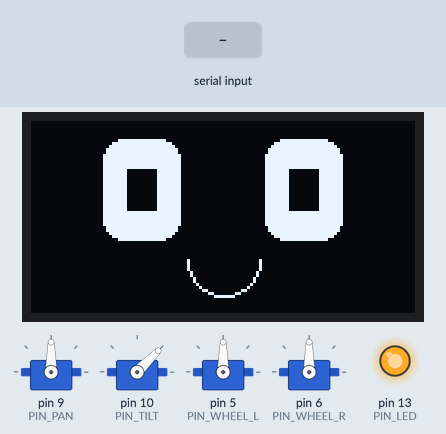
Bench run of a sketch on a simulated Arduino Nano, built with avr-gcc and run on an emulated ATmega328P. Parts: 128×64 one-colour display, 4 × servo, output pins drawn as LEDs (lit = HIGH). Dashed ring = blinking. Inputs (shaded band) come from the test bench. Random numbers use the default seed unless the sketch sets one; what the sketch prints to the serial monitor is not drawn.

Above: at 1.2 s.
1.3 s: "W-60,60\n" received over Serial
At 3.21 s:
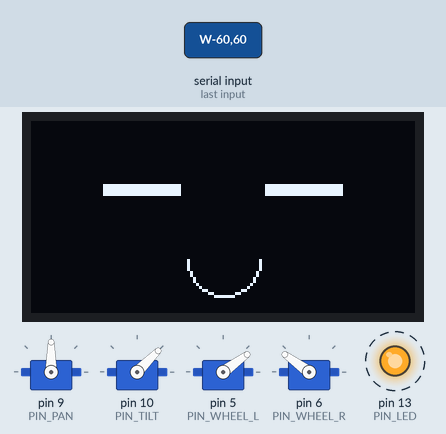
4.0 s: "W,45\n" received over Serial
At 4.27 s:
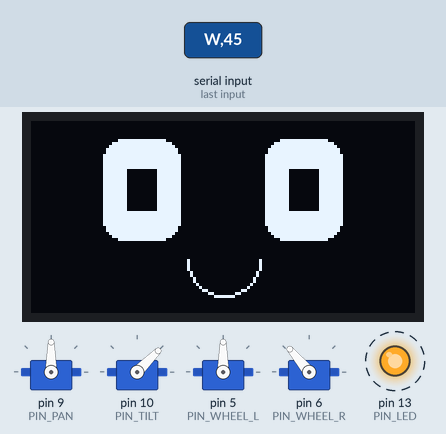
7.0 s: "S90\n" received over Serial
At 7.77 s:
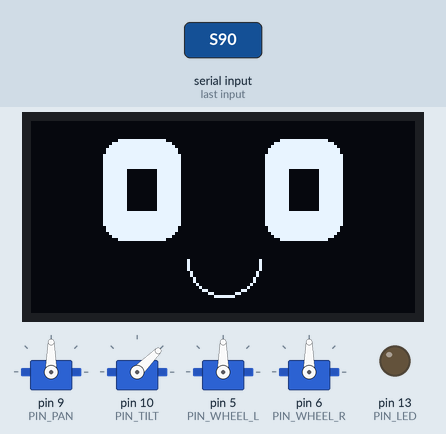
Timing chart, 0 to 16.0 s (numbered marks = the images above; inputs shaded):
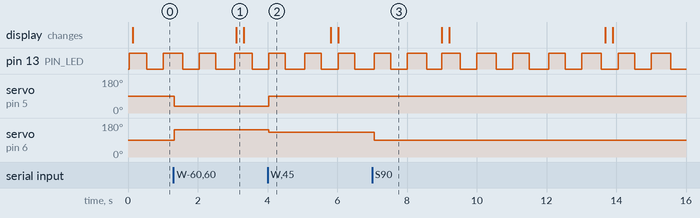

The sketch:

aria_body.ino
```cpp
/*
 * ARIA robot body firmware — Arduino Nano (ATmega328P / CH340 clone)
 *
 * Gives ARIA a physical desktop body with ZERO soldering:
 *   1. Plug the Nano into a Nano sensor shield (screw/plug headers, no solder).
 *   2. Plug head servos into the shield's D9 (pan) / D10 (tilt) headers.
 *   3. (Phase 2) Plug continuous-rotation wheel servos into D5 / D6.
 *   4. Power the servos from a 4xAA battery pack into the shield's servo
 *      power terminal block (NOT from USB — servos brown-out USB power).
 *   5. Optional face: 1.3" SH1106 OLED (128x64, I2C) on SDA=A4 / SCL=A5.
 *      Set FACE_OLED to 0 to build without the display.
 *   6. Flash this sketch once via Arduino IDE (Tools > Board > Arduino Nano,
 *      Processor > ATmega328P (Old Bootloader) for most clones).
 *      With FACE_OLED=1, install the "U8g2" library first
 *      (Sketch > Include Library > Manage Libraries > search "U8g2").
 *
 * Serial protocol @ 115200 baud, one command per line:
 *   P<pan>T<tilt>\n    head servos — pan 0-180, tilt 0-90.  e.g. "P90T45"
 *   W<l>,<r>\n        wheels — each -100..100 (continuous-rotation servos,
 *                      0 = stopped).                        e.g. "W-60,60"
 *   S\n               stop wheels + center head
 *
 * Matches aria/tools/hardware_proto.py (encode_servo / encode_drive /
 * encode_stop) and the move_head_servos / drive_wheels / body_stop tools.
 */

// ---- Face: animated OLED eyes + smile (optional) ----
#define FACE_OLED 1   // set to 0 to build without the display

#include <Servo.h>

#if FACE_OLED
#include <U8g2lib.h>
// 1.3" 128x64 SH1106 OLED over I2C (e.g. Inland KS0056 set to I2C mode).
// Nano I2C pins: SDA = A4, SCL = A5. Page-buffer mode keeps RAM use tiny.
U8G2_SH1106_128X64_NONAME_1_HW_I2C u8g2(U8G2_R0, /* reset=*/ U8X8_PIN_NONE);

static const uint8_t EYE_W = 26, EYE_H = 34, EYE_R = 7, EYE_Y = 6;
static const uint8_t EYE_LX = 24, EYE_RX = 78;

int pupTX = 0, pupTY = 0;   // pupil target offset (px)
int pupX = 0, pupY = 0;     // pupil current offset, eased toward target
unsigned long faceLast = 0;
const unsigned long FACE_MS = 60;      // face redraw cadence
unsigned long blinkAt = 3000;          // next scheduled blink (ms)
unsigned long blinkEnd = 0;            // current blink release time (ms)

// Declared below with the motion state; faceTick reads the head targets.
extern int panTgt, tiltTgt;

void faceTick(unsigned long now) {
  if (now - faceLast < FACE_MS) return;
  faceLast = now;

  // Pupils follow where the head is told to look — eyes glance with the neck.
  pupTX = map(panTgt, 0, 180, -8, 8);
  pupTY = map(tiltTgt, 0, 90, 5, -5);
  pupX += (pupTX - pupX) / 2;
  pupY += (pupTY - pupY) / 2;

  if (now >= blinkAt) {                // schedule the next blink
    blinkEnd = now + 140;
    blinkAt = now + 2500UL + random(2500UL);
  }
  bool closed = now < blinkEnd;

  u8g2.firstPage();
  do {
    if (closed) {
      // blink: eyes become thin lines
      u8g2.drawBox(EYE_LX, EYE_Y + EYE_H / 2 - 2, EYE_W, 4);
      u8g2.drawBox(EYE_RX, EYE_Y + EYE_H / 2 - 2, EYE_W, 4);
    } else {
      u8g2.drawRBox(EYE_LX, EYE_Y, EYE_W, EYE_H, EYE_R);
      u8g2.drawRBox(EYE_RX, EYE_Y, EYE_W, EYE_H, EYE_R);
      u8g2.setDrawColor(0);            // pupils punch out of the white eyes
      u8g2.drawBox(EYE_LX + EYE_W / 2 - 5 + pupX, EYE_Y + EYE_H / 2 - 7 + pupY, 10, 14);
      u8g2.drawBox(EYE_RX + EYE_W / 2 - 5 + pupX, EYE_Y + EYE_H / 2 - 7 + pupY, 10, 14);
      u8g2.setDrawColor(1);
    }
    // smile
    u8g2.drawCircle(64, 46, 12, U8G2_DRAW_LOWER_LEFT | U8G2_DRAW_LOWER_RIGHT);
  } while (u8g2.nextPage());
}
#endif

// ---- Pin map (PWM-capable pins on the Nano) ----
static const uint8_t PIN_PAN    = 9;    // head pan servo (SG90)
static const uint8_t PIN_TILT   = 10;   // head tilt servo (SG90)
static const uint8_t PIN_WHEEL_L = 5;   // left wheel (FS90R continuous)
static const uint8_t PIN_WHEEL_R = 6;   // right wheel (FS90R continuous)
static const uint8_t PIN_LED    = 13;   // heartbeat

Servo panServo, tiltServo, wheelL, wheelR;

// Eased head motion: current -> target a few degrees per tick (non-blocking).
int panCur = 90, tiltCur = 45;
int panTgt = 90, tiltTgt = 45;
unsigned long lastStep = 0;
const unsigned long STEP_MS = 15;   // ~4 deg per 15ms => smooth, not sluggish

char lineBuf[32];
uint8_t lineLen = 0;

int clampInt(int v, int lo, int hi) {
  if (v < lo) return lo;
  if (v > hi) return hi;
  return v;
}

// Continuous-rotation servo: -100..100 -> 0..180us-style angle, 90 = stop.
int wheelToAngle(int v) {
  v = clampInt(v, -100, 100);
  return 90 + (v * 90) / 100;
}

void handleLine(char *line) {
  if (line[0] == 'P') {
    // P<pan>T<tilt>
    char *t = strchr(line, 'T');
    if (t) {
      *t = '\0';
      panTgt  = clampInt(atoi(line + 1), 0, 180);
      tiltTgt = clampInt(atoi(t + 1), 0, 90);
      Serial.print(F("ok head "));
      Serial.print(panTgt);
      Serial.print(' ');
      Serial.println(tiltTgt);
    }
  } else if (line[0] == 'W') {
    // W<l>,<r>
    char *c = strchr(line, ',');
    if (c) {
      *c = '\0';
      int l = clampInt(atoi(line + 1), -100, 100);
      int r = clampInt(atoi(c + 1), -100, 100);
      wheelL.write(wheelToAngle(l));
      wheelR.write(wheelToAngle(r));
      Serial.print(F("ok wheels "));
      Serial.print(l);
      Serial.print(' ');
      Serial.println(r);
    }
  } else if (line[0] == 'S') {
    wheelL.write(90);
    wheelR.write(90);
    panTgt = 90;
    tiltTgt = 45;
    Serial.println(F("ok stop"));
  }
}

void setup() {
  Serial.begin(115200);
#if FACE_OLED
  u8g2.begin();
  randomSeed(analogRead(A0));
#endif
  panServo.attach(PIN_PAN);
  tiltServo.attach(PIN_TILT);
  wheelL.attach(PIN_WHEEL_L);
  wheelR.attach(PIN_WHEEL_R);
  wheelL.write(90);   // wheels stopped
  wheelR.write(90);
  panServo.write(panCur);
  tiltServo.write(tiltCur);
  pinMode(PIN_LED, OUTPUT);
  Serial.println(F("aria-body ready"));
}

void loop() {
  // --- serial command intake ---
  while (Serial.available()) {
    char ch = (char)Serial.read();
    if (ch == '\n' || ch == '\r') {
      if (lineLen > 0) {
        lineBuf[lineLen] = '\0';
        handleLine(lineBuf);
        lineLen = 0;
      }
    } else if (lineLen < sizeof(lineBuf) - 1) {
      lineBuf[lineLen++] = ch;
    }
  }

  // --- eased head motion ---
  unsigned long now = millis();
  if (now - lastStep >= STEP_MS) {
    lastStep = now;
    bool moved = false;
    if (panCur < panTgt)      { panCur = min(panCur + 4, panTgt); moved = true; }
    else if (panCur > panTgt) { panCur = max(panCur - 4, panTgt); moved = true; }
    if (tiltCur < tiltTgt)      { tiltCur = min(tiltCur + 4, tiltTgt); moved = true; }
    else if (tiltCur > tiltTgt) { tiltCur = max(tiltCur - 4, tiltTgt); moved = true; }
    if (moved) {
      panServo.write(panCur);
      tiltServo.write(tiltCur);
    }
  }

#if FACE_OLED
  // --- animated face: eyes track the head, blink on their own ---
  faceTick(now);
#endif

  // --- heartbeat LED (1 Hz) so you can see it's alive ---
  digitalWrite(PIN_LED, (millis() / 500) % 2 == 0 ? HIGH : LOW);
}
```

Measured:
- after the input at 1.3 s, servo on pin 5 (PIN_WHEEL_L): 90° → 36° at once; servo on pin 6 (PIN_WHEEL_R): 90° → 144° at once
- after the input at 4.0 s, servo on pin 5 (PIN_WHEEL_L): 36° → 90° at once; servo on pin 6 (PIN_WHEEL_R): 144° → 130° at once
- after the input at 7.0 s, servo on pin 6 (PIN_WHEEL_R): 130° → 90° after 0.06 s
